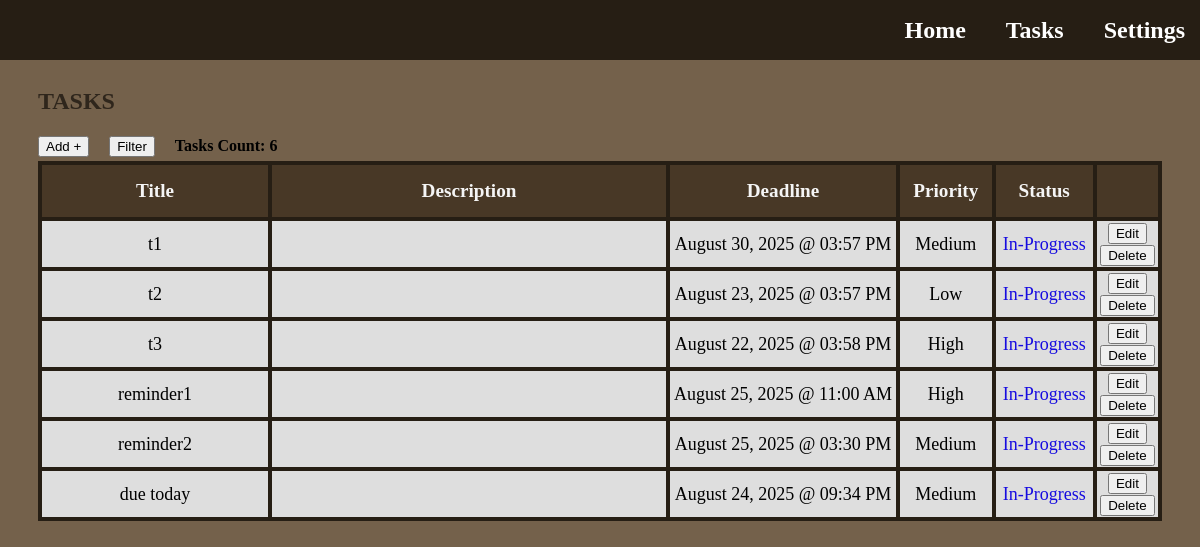
The page /tasks (signed in) on the database its author committed.
### app.py (models this page shows)
class Task(db.Model):
    id = db.Column(db.Integer, primary_key=True)
    title = db.Column(db.String(128), nullable=False)
    description = db.Column(db.Text, nullable=True)
    priority = db.Column(db.String(50), nullable=False)
    deadline = db.Column(db.DateTime, nullable=True)
    status = db.Column(db.String(50), nullable=False, default='In-Progress')
    user_id = db.Column(db.Integer, db.ForeignKey('user.id'), nullable=False)
    user = db.relationship('User', backref=db.backref('tasks', lazy=True))

### app.py (the view, shortened to what this page needs)
@app.route('/tasks')
def tasks():
    user_id = session['user_id']
    sort_title = session.get('sort_title')
    sort_type = session.get('sort_type')
    filter_priorities = session.get('filter_priorities', [])
    filter_status = session.get('filter_status', [])
    filter_months = session.get('filter_months', [])
    filter_year = session.get('filter_year', None)
    filter_day = session.get('filter_day', None)
    priority_order_descending = case(
        (Task.priority == 'High', 1),
        (Task.priority == 'Medium', 2),
        (Task.priority == 'Low', 3),
    )
    priority_order_ascending = case(
        (Task.priority == 'Low', 1),
        (Task.priority == 'Medium', 2),
        (Task.priority == 'High', 3),
    )
    status_order_complete = case(
        (Task.status == 'Complete', 1),
        (Task.status == 'In-Progress', 2)
    )
    status_order_in_progress = case(
        (Task.status == 'In-Progress', 1),
        (Task.status == 'Complete', 2)
    )
    query = Task.query.filter_by(user_id=user_id)
    if filter_priorities: # Only true if not empty
        query = query.filter(Task.priority.in_(filter_priorities)) # Filter by checked priorities within given priority list
    if filter_status:
        query = query.filter(Task.status.in_(filter_status)) # Filter by checked status within given status list
    if filter_months:
        query = query.filter(extract('month', Task.deadline).in_(filter_months)) # Filter by checked months within given months list; extract(...) - returns month number from Task columns and matches to filter months list
    if filter_year:
        query = query.filter(extract('year', Task.deadline) == filter_year) # Filter by typed year; extracts year from deadline column in database
    if filter_day:
        query = query.filter(extract('day', Task.deadline) == filter_day) # Filter by typed day; extracts day from deadline column in database
    user_tasks = query.all()  # Get all tasks for this user according to the id, default order is by date task was created from earliest to latest
    user_tasks_count = query.count() # Gets the total count of tasks of the user
    return render_template('tasks.html', tasks=user_tasks, count=user_tasks_count, sort_title=sort_title, sort_type=sort_type, filter_priorities=filter_priorities, filter_status=filter_status, filter_months=filter_months, filter_year=filter_year, filter_day=filter_day)

### templates/tasks.html (shortened to what this page needs)
{% extends "base.html" %}
{% block content %}
  <h1 class="title-page">Tasks</h1>
  <div class="task-features">
    <button href="#" type="button" class="add-button" onclick="openPopup('add-task')">Add +</button>
    <button type="button" class="filter-sort-button" onclick="openPopup('filter-sort-task')">Filter</button>
    <h4>Tasks Count: {{ count }} </h2>
  </div>
  <section class="tasks-section">
      <table class="tasks-table">
        <thead class="table-header">
          <tr>
              <th class="task-title">Title</th>
              <th class="task-description">Description</th>
              <th class="task-deadline">Deadline</th>
              <th class="task-priority">Priority</th>
              <th class="task-status">Status</th>
              <th class="task-options"></th>
          </tr>
        </thead>
        <tbody id="task-body">
          {% for task in tasks %}
          <tr id="task-row">
            <td>{{ task.title }}</td>
            <td>{{ task.description }}</td>
            <td>{{ task.deadline.strftime('%B %d, %Y @ %I:%M %p')  }}</td>
            <td>{{ task.priority }}</td>
            <td class="task-status-data">
              <a href="{{ url_for('change_task_status', task_id=task.id)}}"
              class="task-status {{ task.status | lower | replace(' ', '-') }}">
                {{ task.status }}
              </a>
            </td>
            <td>
              <a>
                <button type="button" class="edit-button" onclick="openEditPopup(this, 'edit-task')"
                  data-id="{{ task.id }}"
                  data-title="{{ task.title }}"
                  data-description="{{ task.description }}"
                  data-priority="{{ task.priority }}"
                  data-deadline="{{ task.deadline.strftime('%B %d %Y @ %I:%M %p')  }}"
                  >
                  Edit
                </button>
              </a>
              <a href="{{ url_for('delete_task', task_id=task.id)}}">
                <button type="button" class="delete-button">Delete</button>
              </a>
            </td>
          </tr>
          {% else %}
          <tr>
            <td colspan="6">No tasks available.</td>
          </tr>
          {% endfor %}
        </tbody>
      </table>
  </section>
{% endblock %}

### templates/base.html (shortened to what this page needs)
<!DOCTYPE html>
<html lang="en">
<head>
    <link rel="stylesheet" href="{{ url_for('static', filename='style.css') }}">
</head>
<body class="homepage">
    <header class="navbar">
        <nav class="navbar-links">
            <a href="{{ url_for('home') }}">Home</a>
            <a href="{{ url_for('tasks') }}">Tasks</a>
            <a href="{{ url_for('settings') }}">Settings</a>
        </nav>
    </header>
    <main>
        {% block content %}{% endblock %}
    </main>
</body>
</html>

### static/style.css (style rules this page uses)
html, body { min-width: 800px; overflow-x: auto; }
.title-page { margin-top: 80px; margin-left: 30px; font-size: x-large; font-weight: bolder; text-transform: uppercase; font-family: 'Lucida Handwriting'; color: #2f261c; }
.homepage { background-color: #74614b; }
.navbar { background-color: #261e14; position: fixed; top: 0; left: 0; width: 100%; height: 60px; padding-left: 5px; display: flex; justify-content: flex-end; align-items: center; z-index: 1000; }
.navbar-links { display: flex; gap: 20px; }
.navbar-links a { font-family: 'Lucida Handwriting'; color: white; margin-right: 20px; font-weight: bold; font-size: 24px; text-decoration: none; }
.tasks-section { margin-left: 30px; margin-right: 30px; display: flex; justify-content: center; }
.tasks-table { border-collapse: collapse; width: 100%; height: 50%; table-layout: fixed; }
.tasks-table th, .tasks-table td { border: 4px solid #261e14; color: black; font-size: large; text-align: center; background: rgb(222, 222, 222); }
.tasks-table th { color: whitesmoke; font-weight: bolder; font-size: larger; height: 50px; background-color: #483826; }
.task-title { width: 20%; }
.task-description { white-space: normal; word-break: break-word; max-width: 400px; width: 35%; }
.task-deadline { width: 20%; }
.task-priority { width: 8%; }
.task-status { width: 8.5%; }
.task-options { width: 8.5; }
.task-status-data { text-decoration: none; color: white }
.task-status.in-progress { color: rgb(22, 11, 224); text-decoration: none; }
.task-features { margin-left: 30px; margin-right: 30px; height: 30px; display: flex; justify-content: flex-start; align-items: center; gap: 20px; }
.add-button { color: black; text-decoration: none; }

### rows shown on the page
Task: title "t1", deadline "August 30, 2025 @ 03:57 PM", priority "Medium", status "In-Progress"
Task: title "t2", deadline "August 23, 2025 @ 03:57 PM", priority "Low", status "In-Progress"
Task: title "t3", deadline "August 22, 2025 @ 03:58 PM", priority "High", status "In-Progress"
Task: title "reminder1", deadline "August 25, 2025 @ 11:00 AM", priority "High", status "In-Progress"
Task: title "reminder2", deadline "August 25, 2025 @ 03:30 PM", priority "Medium", status "In-Progress"
Task: title "due today", deadline "August 24, 2025 @ 09:34 PM", priority "Medium", status "In-Progress"

### other values the page prints
{{ count }} "6"
